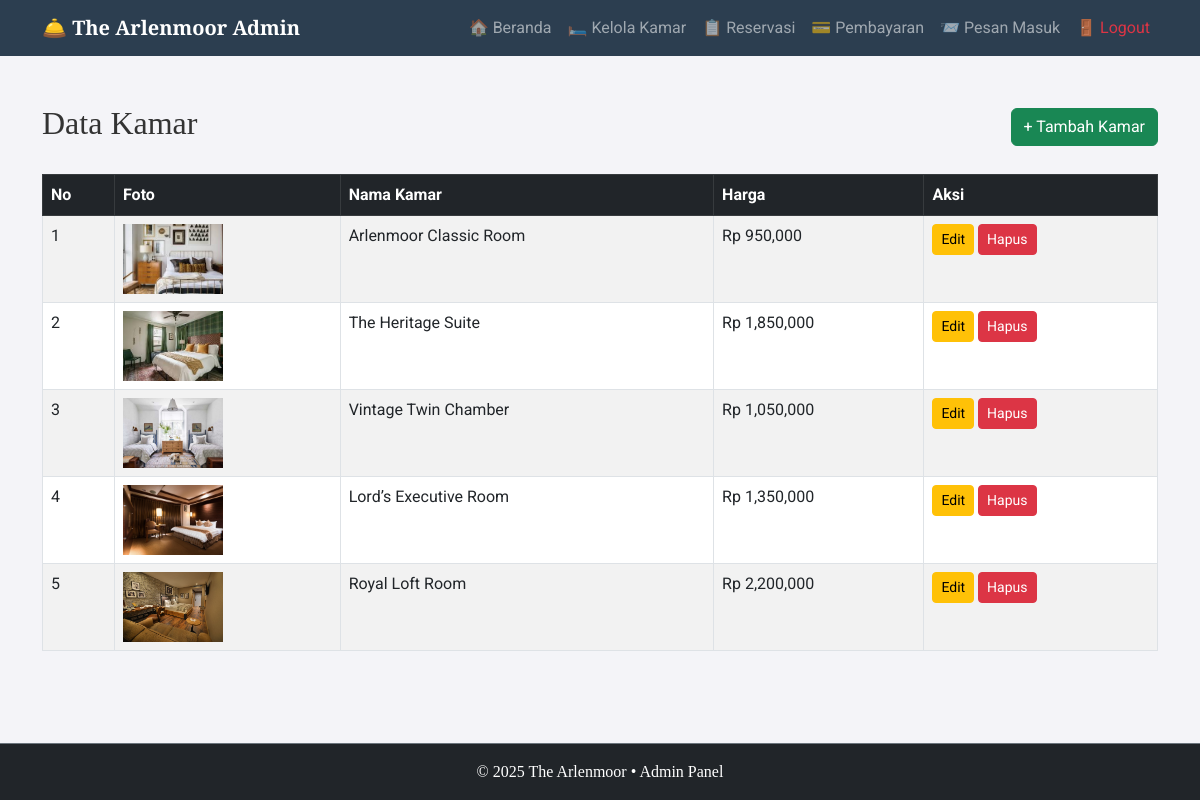
The app's page /admin/kelola-kamar.php (signed in) with its own data.
### tables this page shows
CREATE TABLE `kamar` (
  `id_kamar` int NOT NULL,
  `nama_kamar` varchar(100) DEFAULT NULL,
  `deskripsi` text,
  `harga_per_malam` decimal(10,2) DEFAULT NULL,
  `stok` int DEFAULT NULL,
  `foto` varchar(255) DEFAULT NULL,
  `fasilitas` text
);

### admin/kelola-kamar.php (the view, shortened to what this page needs)
<?php
include '../koneksi.php';
include 'partials/head.php';
include 'partials/navbar.php';
?>
<div class="container py-5">
  <div class="d-flex justify-content-between align-items-center mb-4">
    <h2>Data Kamar</h2>
    <a href="tambah-kamar.php" class="btn btn-success">+ Tambah Kamar</a>
  </div>
  <table class="table table-bordered table-striped">
    <thead class="table-dark">
      <tr>
        <th>No</th>
        <th>Foto</th>
        <th>Nama Kamar</th>
        <th>Harga</th>
        <th>Aksi</th>
      </tr>
    </thead>
    <tbody>
      <?php
      $no = 1;
      $data = mysqli_query($conn, "SELECT * FROM kamar");
      while ($row = mysqli_fetch_assoc($data)) :
      ?>
        <tr>
          <td><?= $no++ ?></td>
          <td><img src="../assets/img/<?= $row['foto'] ?>" width="100" height="70" style="object-fit:cover;"></td>
          <td><?= $row['nama_kamar'] ?></td>
          <td>Rp <?= number_format($row['harga_per_malam']) ?></td>
          <td>
            <a href="edit-kamar.php?id=<?= $row['id_kamar'] ?>" class="btn btn-sm btn-warning">Edit</a>
            <a href="hapus-kamar.php?id=<?= $row['id_kamar'] ?>" class="btn btn-sm btn-danger" onclick="return confirm('Yakin mau hapus?')">Hapus</a>
          </td>
        </tr>
      <?php endwhile; ?>
    </tbody>
  </table>
</div>
<?php include 'partials/footer.php'; ?>

### assets/css/admin-style.css (style rules this page uses)
body { font-family: 'Lora', serif; color: #333; }
h1, h2, h3, .display-4 { font-family: 'Playfair Display', serif; }
html, body { height: 100%; }
body { display: flex; flex-direction: column; }
html, body { height: 100%; margin: 0; }

### admin/partials/head.php (style rules this page uses)
body { font-family: 'Roboto', sans-serif; background-color: #f4f4f8; }
h1, h2, h3, .navbar-brand { font-family: 'Playfair Display', serif; }

### records on screen
kamar: foto (picture), nama_kamar "Arlenmoor Classic Room", harga_per_malam "950,000"
kamar: foto (picture), nama_kamar "The Heritage Suite", harga_per_malam "1,850,000"
kamar: foto (picture), nama_kamar "Vintage Twin Chamber", harga_per_malam "1,050,000"
kamar: foto (picture), nama_kamar "Lord’s Executive Room", harga_per_malam "1,350,000"
kamar: foto (picture), nama_kamar "Royal Loft Room", harga_per_malam "2,200,000"
